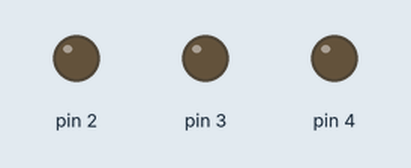
Simulated run of this sketch. Board: Arduino Uno, built with avr-gcc and run on an emulated ATmega328P. On the bench: output pins drawn as LEDs (lit = HIGH). What the sketch prints to the serial monitor is not drawn.

Above: at 1.4 s.
At 3.5 s:
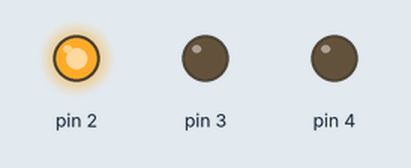
Timing chart, 0 to 9.2 s (numbered marks = the images above):
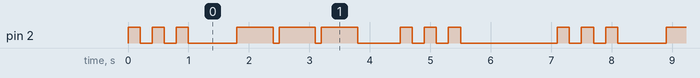

Measured:
- by itself, pin 2: repeats every 7.1 s: 2 × (LOW 0.20 s, HIGH 0.20 s), LOW 0.80 s, 2 × (HIGH 0.60 s, LOW 0.10 s), HIGH 0.60 s, LOW 0.70 s, 2 × (HIGH 0.20 s, LOW 0.20 s), HIGH 0.20 s, LOW 1.6 s, HIGH 0.20 s
- by itself, everything shown: repeats every 7.1 s, in 18 steps

The sketch:

Morse.ino
```cpp
#define RED 2
#define GREEN 3
#define YELLOW 4

#define MORSE_DOT_TIME 200

/*
  There are rules to help people distinguish dots from dashes in Morse code:
  The length of a dot is 1 time unit.
  A dash is 3 time units.
  The space between symbols (dots and dashes) of the same letter is 1 time unit.
  The space between letters is 3 time units.
  The space between words is 7 time units.
*/

void setup() {
  Serial.begin(9600);

  for (uint8_t i = 2; i <= YELLOW; ++i) {
    Serial.println(i);
    pinMode(i, OUTPUT);
  }
}

void blinkLED(uint8_t pin, unsigned long onDelay, unsigned long offDelay, uint8_t times)
{
  for (uint8_t i = 0; i < times; ++i) {
    digitalWrite(pin, HIGH);
    delay(onDelay);
    digitalWrite(pin, LOW);
    delay(offDelay);
  }
}

void blinkAll(){
  delay(1000);

  blinkLED(RED, 250, 250, 5);

  delay(1000);

  blinkLED(GREEN, 500, 50, 10);

  delay(1000);

  blinkLED(YELLOW, 50, 500, 15);
}

void loop() {
  blinkLED(RED, MORSE_DOT_TIME, MORSE_DOT_TIME, 3);
  delay(MORSE_DOT_TIME * 3);
  blinkLED(RED, MORSE_DOT_TIME * 3, 100, 3);
  delay(MORSE_DOT_TIME * 3);
  blinkLED(RED, MORSE_DOT_TIME, MORSE_DOT_TIME, 3);
  delay(MORSE_DOT_TIME * 7);
}
```
